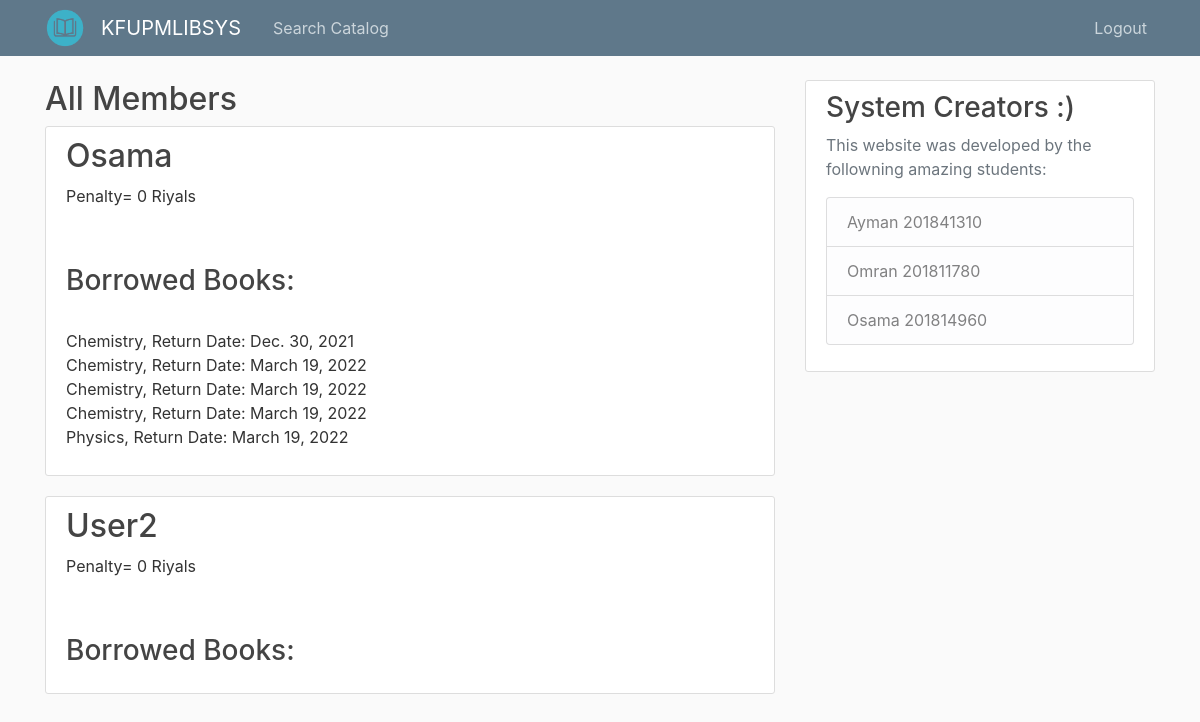
Screenshot of /all-members/ (signed in) with the database file from the repository.
### core/models.py (models this page shows, shortened)
class Library_People(models.Model):
    People_ID = models.PositiveIntegerField(
        unique=True,
        primary_key=True,
        null=False,
        blank=False,
    )
    user = models.ForeignKey(User,
                             on_delete=models.CASCADE,
                             null=True,
                             blank=True,
                             verbose_name=_("user"))
    Birth_Date = models.DateField(
        blank=True,
        null=True,
        verbose_name=_("birth date")
    )
    SEX_CHOICES = (
        ('M', 'Male',),
        ('F', 'Female',),
    )
    sex = models.CharField(
        max_length=1,
        choices=SEX_CHOICES,
        null=False,
        blank=False,
    )
    Department = models.CharField(
        max_length=256,
        blank=True,
        null=True
    )
    Contact_Number = PhoneNumberField(blank=True, null=True)
    class Meta:
        abstract = True

class Member(Library_People):
    pass

class Book_Loan(models.Model):
    borrower = models.ForeignKey(
        Member,
        on_delete=models.CASCADE,
        verbose_name=_("borrower")
    )
    book_item = models.ForeignKey(
        Book_Item,
        on_delete=models.CASCADE,
        verbose_name=_("book item")
    )
    borrowed_from = models.DateField(
        verbose_name=_("borrowed from"),
        null=False,
    )
    borrowed_to = models.DateField(
        verbose_name=_("borrowed to"),
        null=False,
    )
    actual_return_date = models.DateField(
        verbose_name=_("actual return date"),
        null=True,
        blank=True,
    )
    issued_by = models.ForeignKey(
        Librarian,
        on_delete=models.CASCADE,
        verbose_name=_("issued by"),
        null=True,
        blank = True
    )
    class Meta:
        constraints = [
            models.UniqueConstraint(
                fields=["borrower", "book_item", "borrowed_from"],
                name="unique composite Book_Loan primary key",
            ),
        ]
        verbose_name = _("book loan")
        verbose_name_plural = _("book loans")
        ordering = [
            "borrowed_from",
        ]

class Book_Item(models.Model):
    bar_code = models.CharField(
        max_length=32,
        unique=True,
        primary_key=True,
        verbose_name=_("bar code")
    )
    book = models.ForeignKey(
        Book,  # Check this later
        on_delete=models.CASCADE,
        blank=True,
        null=False,
        verbose_name=_("book"),
    )
    book_copy_number = models.PositiveIntegerField(
        verbose_name=_("book copy number"),
    )
    class Meta:
        constraints = [
            models.UniqueConstraint(
                fields=["book", "book_copy_number"],
                name="unique book_copy_number for each book",
            ),
        ]
        verbose_name = _("book item")
        verbose_name_plural = _("book items")
        ordering = [
            "bar_code",
            "book",
        ]

class Book(models.Model):
    ISBN_code = models.CharField(
        unique=True,
        primary_key=True,
        max_length=64,
        null=False,
        blank=False,
        verbose_name=_("ISBN code")
    )
    book_title = models.CharField(
        max_length=512,
        blank=False,
        null=False,
        verbose_name=_("book title"),
    )
    Lang_CHOICES = (
        ('A', 'Arabic',),
        ('E', 'English',),
    )
    book_language = models.CharField(
        choices=Lang_CHOICES,
        max_length=20,
        blank=True,
        null=True,
        verbose_name=_("book language")
    )
    no_of_copies = models.PositiveIntegerField(
        null=True,
        blank=True,
        verbose_name=_("number of copies")
    )
    subject = models.ForeignKey(
        Subject,
        on_delete=models.CASCADE,
        null=True,
        blank=True,
        verbose_name=_("subject")
    )
    authors = models.ManyToManyField(
        Author,
        blank=True,
        verbose_name=_("authors"),
    )  # RECHECK THIS
    publication_year = models.PositiveIntegerField(
        default=current_year(),
        validators=[MinValueValidator(1800), max_value_current_year],
        blank=True,
        null=True,
        verbose_name=_("publication year")
    )
    class Meta:
        verbose_name = _("book")
        verbose_name_plural = _("books")
        ordering = [
            "publication_year",
            "book_title",
        ]

### core/views.py (the view)
# urls.py: path("all-members/", views.report_get_all_members, name="all-members"),
def report_get_all_members(request):
    all_members = Member.objects.all().prefetch_related('user')
    dictionary = []
    for member in all_members:
        loans = Book_Loan.objects.filter(borrower=member)
        current_loans = [x for x in loans if not x.actual_return_date]
        penalty = 0
        for loan in current_loans:
            if(loan.borrowed_to<datetime.date.today()):
                days = datetime.date.today()-loan.borrowed_to
                days = days.days
                penalty += days*5
        dictionary.append({
            'member': member,
            'loans': current_loans,
            'penalty': penalty
        })
    context = {
        'dictionary': dictionary,
    }
    return render(request, 'reports/all-members.html', context)

### core/templatetags/user_types.py (called while the page is built)
@register.filter(name='belongs_to_librarian')
def belongs_to_librarian(user):
    return Librarian.objects.filter(user=user).exists()

### core/templates/reports/all-members.html
{% extends "core/base.html" %}
{% load user_types %}
{% block content%}
{% if user.is_authenticated and user|belongs_to_librarian %}
<h2>All Members</h2>
{%if dictionary%}
{% for member in dictionary %}
<article class="media content-section">
  <div class="media-body">
    <h2><a class="article-title" href="#">{{ member.member.user.first_name }}</a></h2>
    <p class="article-content">Penalty= {{ member.penalty }} Riyals</p>
    <p class="article-content">
      <h3>Borrowed Books:</h3>
      {% for loan in member.loans %}
      <br>
      {{ loan.book_item.book.book_title}}, Return Date: {{ loan.borrowed_to}}
      {% endfor %}
  </p>
  </div>
</article>
{% endfor %}
{% else %}
<h3>There are no users matching your criteria</h3>
{%endif%}
{% else %}
<h1>You Are not Allowed to View this page</h1>
<br>
<h1><a href="{% url 'core:home-index' %}">Go to HomePage From here</a></h1>
{% endif %}
{% endblock content %}

### core/static/core/main.css (style rules this page uses)
body { background: #fafafa; color: #333333; margin-top: 5rem; }
h1, h2, h3, h4, h5, h6 { color: #444444; }
.content-section { background: #ffffff; padding: 10px 20px; border: 1px solid #dddddd; border-radius: 3px; margin-bottom: 20px; }
.article-title { color: #444444; }
.article-content { white-space: pre-line; }

### rows the page displays
Member: member.user.first_name "Osama", penalty "0"
Book_Loan: book_item.book.book_title "Chemistry", borrowed_to "Dec. 30, 2021"
Book_Loan: book_item.book.book_title "Chemistry", borrowed_to "March 19, 2022"
Book_Loan: book_item.book.book_title "Chemistry", borrowed_to "March 19, 2022"
Book_Loan: book_item.book.book_title "Chemistry", borrowed_to "March 19, 2022"
Book_Loan: book_item.book.book_title "Physics", borrowed_to "March 19, 2022"
Member: member.user.first_name "User2", penalty "0"
